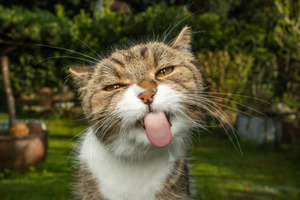
#> input picture image.jpg, 300 x 200 px, found by its file name
$ python SIFT_2.py
#> lines starting #> are read from the running program, lines starting #| are printed output that depends on the picture
import cv2
import numpy as np
import matplotlib.pyplot as plt

def load_image(image_path):
    """Load an image from a file."""
#> called with image_path = 'path/to/first/image.jpg'
    image = cv2.imread(image_path, cv2.IMREAD_COLOR)
#> image is the input picture: shape (200, 300, 3); mean B, G, R 49, 80.8, 83.1
    if image is None:
        raise ValueError(f"Image not found at path: {image_path}")
    return image

def detect_and_compute_sift(image):
    """Detect SIFT keypoints and compute descriptors."""
    sift = cv2.SIFT_create()
    keypoints, descriptors = sift.detectAndCompute(image, None)
#> keypoints = 620 keypoints; strongest (x, y, size): (129, 103, 17.2), (148, 103, 4.5), (167, 95, 16.1), (90, 150, 18.5)
    return keypoints, descriptors

def match_descriptors(descriptors1, descriptors2):
    """Match descriptors using FLANN-based matcher."""
    FLANN_INDEX_KDTREE = 0
    index_params = dict(algorithm=FLANN_INDEX_KDTREE, trees=5)
    search_params = dict(checks=50)  # or pass empty dictionary
    flann = cv2.FlannBasedMatcher(index_params, search_params)
    matches = flann.knnMatch(descriptors1, descriptors2, k=2)
    return matches

def filter_matches(matches, ratio_thresh=0.75):
    """Apply the ratio test to filter good matches."""
    good_matches = []
    for m, n in matches:
        if m.distance < ratio_thresh * n.distance:
            good_matches.append(m)
    return good_matches

def draw_matches(image1, keypoints1, image2, keypoints2, matches):
    """Draw matches between two images."""
    img_matches = cv2.drawMatches(image1, keypoints1, image2, keypoints2, matches, None,
                                  flags=cv2.DrawMatchesFlags_NOT_DRAW_SINGLE_POINTS)
    return img_matches

def match_images(image1_path, image2_path):
    """Perform SIFT feature matching on two images."""
    image1 = load_image(image1_path)
    image2 = load_image(image2_path)

    keypoints1, descriptors1 = detect_and_compute_sift(image1)
#> keypoints1 has the same summary as keypoints in detect_and_compute_sift
    keypoints2, descriptors2 = detect_and_compute_sift(image2)
#> keypoints2 has the same summary as keypoints in detect_and_compute_sift

    matches = match_descriptors(descriptors1, descriptors2)
#> in match_descriptors, `matches = flann.knnMatch(descriptors1, descriptors2, k=2)`: matches = 620 matches
#> matches = 620 matches
    good_matches = filter_matches(matches)
#> good_matches = 620 matches

    img_matches = draw_matches(image1, keypoints1, image2, keypoints2, good_matches)
#> in draw_matches, `img_matches = cv2.drawMatches(image1, keypoints1, image2, keypoints2, ..`:
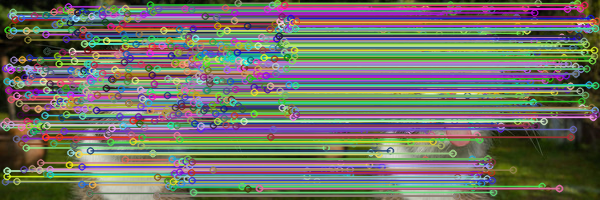
#> img_matches: shape (200, 600, 3); mean B, G, R 103.6, 113.6, 113.6

    # Display the matched image
    plt.imshow(cv2.cvtColor(img_matches, cv2.COLOR_BGR2RGB))
    plt.title('Feature Matching')
    plt.show()

# Example usage:
image1_path = "path/to/first/image.jpg"
image2_path = "path/to/second/image.jpg"
match_images(image1_path, image2_path)

$ run again, with reference.jpg copied over image.jpg
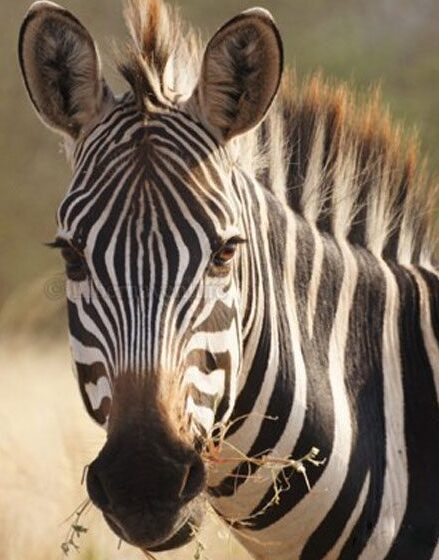
#> input picture reference.jpg, 439 x 560 px, found by its file name
#> in load_image, image is the input picture: shape (560, 439, 3); mean B, G, R 95, 113.4, 129.9
#> keypoints = 2080 keypoints; strongest (x, y, size): (315, 450, 4.3), (316, 463, 3.2), (301, 468, 5), (232, 403, 4.7)
#> keypoints1 has the same summary as keypoints in detect_and_compute_sift
#> keypoints2 has the same summary as keypoints in detect_and_compute_sift
#> in match_descriptors, `matches = flann.knnMatch(descriptors1, descriptors2, k=2)`: matches = 2080 matches
#> in draw_matches, `img_matches = cv2.drawMatches(image1, keypoints1, image2, keypoints2, ..`:
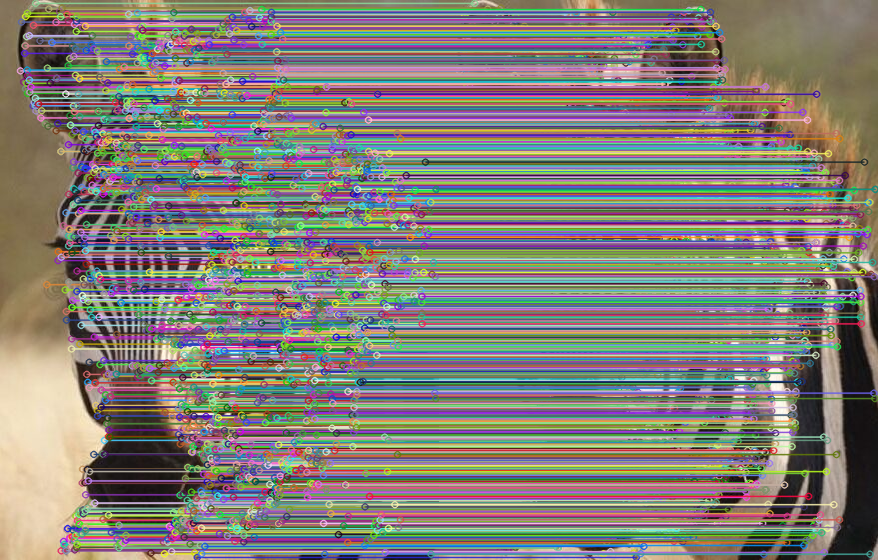
#> img_matches: shape (560, 878, 3); mean B, G, R 119.5, 126.2, 130.7

$ run again, with img.png saved as image.jpg
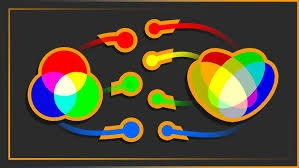
#> input picture img.png, 299 x 168 px, found by its file name
#> in load_image, image is the input picture: shape (168, 299, 3); mean B, G, R 52.1, 73, 81.3
#> keypoints = 124 keypoints; strongest (x, y, size): (228, 88, 36.8), (152, 60, 11.3), (72, 89, 27.5), (168, 55, 8.5)
#> keypoints1 has the same summary as keypoints in detect_and_compute_sift
#> keypoints2 has the same summary as keypoints in detect_and_compute_sift
#> in match_descriptors, `matches = flann.knnMatch(descriptors1, descriptors2, k=2)`: matches = 124 matches
#> the loop in filter_matches, `for m, n in matches:` made 124 passes
#> in draw_matches, `img_matches = cv2.drawMatches(image1, keypoints1, image2, keypoints2, ..`:
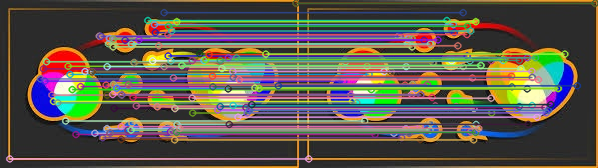
#> img_matches: shape (168, 598, 3); mean B, G, R 76.2, 87.7, 92.8
